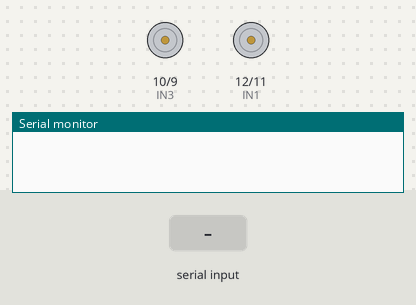
Bench run of a sketch on a simulated Arduino Uno, built with avr-gcc and run on an emulated ATmega328P. Shown: motor-driver pin pairs drawn as motors (green arrow = first pin HIGH = forward, orange = second pin HIGH = backward, longer = more drive), the last lines printed to the serial monitor. The inputs (shaded band) are chosen by the test bench.

Above: at 1.2 s.
1.3 s: "1\n" received over the second serial link
At 1.8 s:
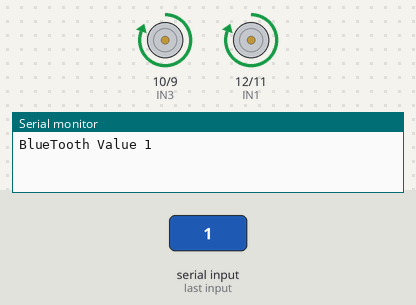
2.8 s: "2\n" received over the second serial link
At 4.0 s:
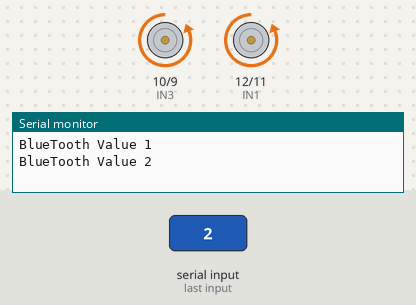
4.3 s: "3\n" received over the second serial link
At 5.3 s:
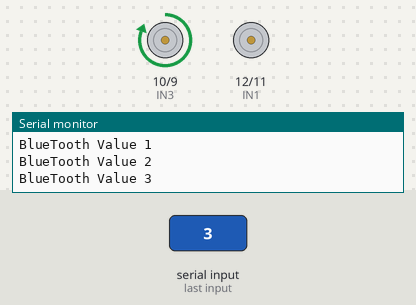
5.8 s: "4\n" received over the second serial link
At 6.4 s:
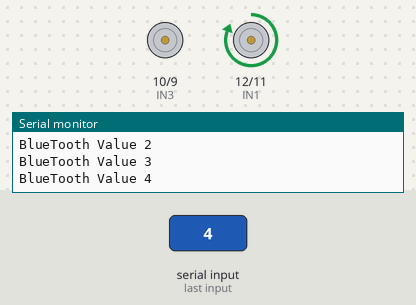
7.3 s: "5\n" received over the second serial link
At 7.6 s:
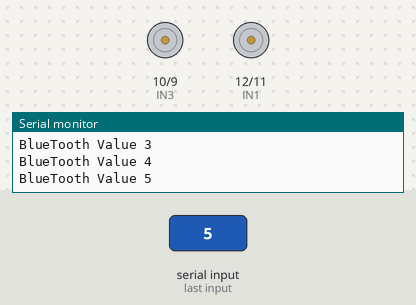
Timing chart, 0 to 9.8 s (numbered marks = the images above; inputs shaded):
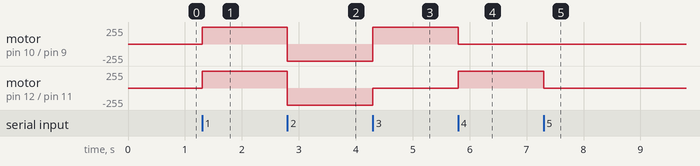

Measured:
- after the input at 1.3 s, motor on pin 10 (IN3) / pin 9 (IN4), motor on pin 12 (IN1) / pin 11 (IN2): stopped → forward 255/255 at once
- after the input at 2.8 s, motor on pin 10 (IN3) / pin 9 (IN4), motor on pin 12 (IN1) / pin 11 (IN2): forward 255/255 → backward 255/255 at once
- after the input at 4.3 s, motor on pin 10 (IN3) / pin 9 (IN4): backward 255/255 → forward 255/255 at once; motor on pin 12 (IN1) / pin 11 (IN2): backward 255/255 → stopped at once
- after the input at 5.8 s, motor on pin 10 (IN3) / pin 9 (IN4): forward 255/255 → stopped at once; motor on pin 12 (IN1) / pin 11 (IN2): stopped → forward 255/255 at once
- after the input at 7.3 s, motor on pin 12 (IN1) / pin 11 (IN2): forward 255/255 → stopped at once

The sketch:

Bluetooth_Control_Car_or_Robot.ino
```cpp
#include <SoftwareSerial.h>

//Define the Pins of Motor Driver
#define IN1 12
#define IN2 11
#define IN3 10
#define IN4 9

//Connection to the Bluetooth module with Arduino
SoftwareSerial mySerial(0, 1);  // RX, TX

String data;
int btVal;  //to store the value of Bluetooth signal

//Define the pinmode
void setup() {
  Serial.begin(115200);
  pinMode(IN1, OUTPUT);
  pinMode(IN2, OUTPUT);
  pinMode(IN3, OUTPUT);
  pinMode(IN4, OUTPUT);

  digitalWrite(IN1, LOW);
  digitalWrite(IN2, LOW);
  digitalWrite(IN3, LOW);
  digitalWrite(IN4, LOW);
  mySerial.begin(9600);
}

void loop() {
  while (mySerial.available()) {
    {
      data = mySerial.readStringUntil('\n');
    }

    btVal = (data.toInt());
    Serial.print("BlueTooth Value ");
    Serial.println(btVal);


    switch (btVal) {
      case 1:
        forward();
        break;

      case 2:
        reverse();
        break;

      case 3:
        left();
        break;

      case 4:
        right();
        break;

      case 5:
        stoprobot();
        break;
    }
  }


  if (mySerial.available() < 0) {
    //Serial.println("No Bluetooth Data ");
  }
}

void forward() {
  digitalWrite(IN1, HIGH);
  digitalWrite(IN2, LOW);
  digitalWrite(IN3, HIGH);
  digitalWrite(IN4, LOW);
}

void reverse() {
  digitalWrite(IN1, LOW);
  digitalWrite(IN2, HIGH);
  digitalWrite(IN3, LOW);
  digitalWrite(IN4, HIGH);
}

void left() {
  digitalWrite(IN1, LOW);
  digitalWrite(IN2, LOW);
  digitalWrite(IN3, HIGH);
  digitalWrite(IN4, LOW);
}

void right() {
  digitalWrite(IN1, HIGH);
  digitalWrite(IN2, LOW);
  digitalWrite(IN3, LOW);
  digitalWrite(IN4, LOW);
}

void stoprobot() {
  digitalWrite(IN1, LOW);
  digitalWrite(IN2, LOW);
  digitalWrite(IN3, LOW);
  digitalWrite(IN4, LOW);
}
```
